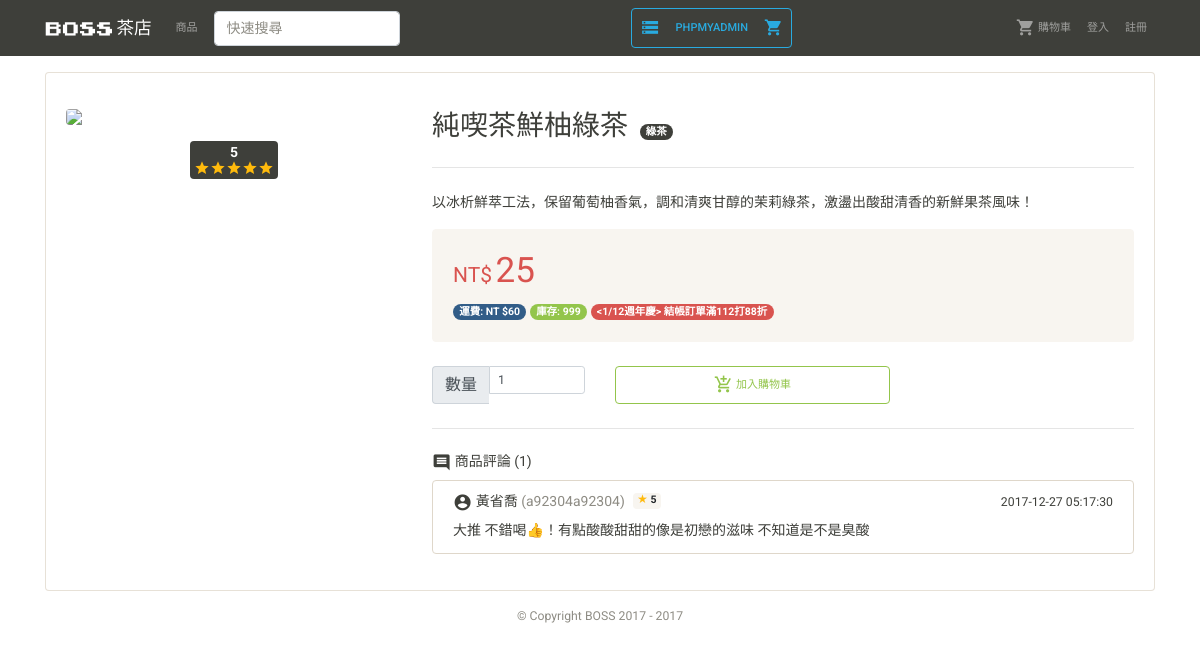
The app's page /product_detail.php?ID=5 with its own data.
### tables this page shows
CREATE TABLE DISCOUNT (
  ID INT(7) UNSIGNED AUTO_INCREMENT PRIMARY KEY,
  Type ENUM('shipping', 'seasoning', 'event'),
  PeriodFrom DATE NOT NULL,
  PeriodTo DATE NOT NULL,
  Requirement INT(7) UNSIGNED,
  Rate DOUBLE(3,3) NOT NULL,
  Info VARCHAR(100) NOT NULL,
  EventType ENUM('BOGO', 'discount')
);

CREATE TABLE COMMENT (
  ID INT(7) UNSIGNED AUTO_INCREMENT PRIMARY KEY,
  CID VARCHAR(20) NOT NULL,
  PID INT(7) UNSIGNED NOT NULL,
  Star INT(1) NOT NULL,
  Date TIMESTAMP DEFAULT CURRENT_TIMESTAMP,
  Comment VARCHAR(100) NOT NULL
);

CREATE TABLE MEMBER(
  ID VARCHAR(20) PRIMARY KEY,
  Password VARCHAR(128) NOT NULL,
  Name VARCHAR(12) NOT NULL,
  Email VARCHAR(30) NOT NULL,
  Phone VARCHAR(10) NOT NULL,
  RegDate TIMESTAMP DEFAULT CURRENT_TIMESTAMP,
  Birth DATE,
  Gender ENUM('M', 'F', 'N'),
  Address VARCHAR(100),
  Position ENUM('S', 'A', 'C') NOT NULL
);

### verification.php (called while the page is built, shortened)
<?php
$user_position='G';
$user_id='guest';

### comment.php (the view, shortened to what this page needs)
<?php
  $sqlnone = 'SELECT COUNT(*) COUNT_NUM FROM COMMENT
  WHERE PID='.$_GET['ID'];
  $comment_num=mysqli_fetch_array($conn->query($sqlnone))['COUNT_NUM'];
?>
<h6>
  <i class="material-icons">comment</i> 商品評論
  (<?php echo $comment_num; ?>)
</h6>
<div class="list-group ">
  <?php
  $sql = 'SELECT *, COMMENT.ID CommentID FROM COMMENT
          INNER JOIN MEMBER ON MEMBER.ID = COMMENT.CID
          WHERE COMMENT.PID=' . $_GET['ID'].'
          ORDER BY CommentID';
  $result = $conn->query($sql);
  while($rows=mysqli_fetch_array($result)){
    $CommentID=$rows['CommentID'];
    $CID=$rows['CID'];
    $CName=$rows['Name'];
    $Date=$rows['Date'];
    $Comment=$rows['Comment'];
    $Star=$rows['Star'];
    $Position=$rows['Position'];
    $comment_by_me=($CID==$user_id)?'list-group-item-secondary':'';
    if($Position=='A') $comment_color= 'text-danger';
    else if($Position=='S') $comment_color= 'text-warning';
    else $comment_color='';
    if($user_position=='A'||$user_position=='S') $comment_del_url= 'href="comment_del.php?CommentID='.$CommentID.'&PID='.$_GET['ID'].'"';
    else $comment_del_url='';
    $star_text='<span class="badge badge-light star mx-2">
                  <span style="color: #FFBA0C">★</span> '. $Star .'
                </span>';
    echo '<a '. $comment_del_url .' class="list-group-item list-group-item-action flex-column '. $comment_by_me .'">
            <div class="d-flex w-100 justify-content-between">
              <h6 class="mb-2 '. $comment_color . '">
              <i class="material-icons">account_circle</i> '. $CName .' <span class="text-muted">('. $CID .')</span>' . $star_text .'</h6>
              <small class="d-none d-lg-inline-block">'. $Date .'</small>
            </div>
            <p class="mb-0">'. htmlspecialchars($Comment) .'</p>
            <small class="d-inline-block d-lg-none">'. $Date .'</small>
          </a>';
  }
  ?>
</div>

### product_discount.php (shortened to what this page needs)
<?php
function PrintProductDetailDiscountBadge($info, $discount, $color){
  $full_discount_text = '<' .$info . '> ' . $discount;
  echo '<span class="badge badge-pill badge-'.$color.'">'. $full_discount_text .'</span> ';
}
$sql = 'SELECT * FROM DISCOUNT';
$result = $conn->query($sql);
while($rows = mysqli_fetch_array($result))
{
  if((date('Y-m-d')>=$rows['PeriodFrom']) && (date('Y-m-d')<=$rows['PeriodTo'])){
    switch ($rows['Type']) {
      case 'seasoning':
        $discount='結帳訂單滿'. $rows['Requirement'] .'打'.($rows['Rate']*100).'折';
        $color='danger';
        PrintProductDetailDiscountBadge($rows['Info'], $discount, $color);
        break;
      case 'event':
        $sql = "SELECT * FROM PRODUCT P , DISCOUNT D
         WHERE P.ID = ".$_GET['ID'].
         " AND D.ID = P.DID AND D.ID=". $rows['ID'];
        $result_this_product=$conn->query($sql);
        if(mysqli_num_rows($result_this_product)>=1){
          $rows_this_product = mysqli_fetch_array($result_this_product);
          if($rows_this_product['EventType']=='BOGO'){
            $discount= '此品買一送一';
          } else if($rows_this_product['EventType']=='discount'){
            $discount= '此品項'.($rows['Rate']*100).'折';
          }
          $color='info';
          PrintProductDetailDiscountBadge($rows['Info'], $discount, $color);
        }
        break;
    }
  }
}

### css/style.css (style rules this page uses)
i.material-icons { vertical-align: middle; font-size: 1.2rem; }
.star { vertical-align: top; }

### records on screen
discount: Info "<1/12週年慶> 結帳訂單滿112打88折"
comment: CID.Name "黃省喬", CID "a92304a92304", Star "5", Date "2017-12-27 05:17:30", Comment "大推 不錯喝👍！有點酸酸甜甜的像是初戀的滋味 不知道是不是臭酸"

### other values on screen
$star_num "5"
$rows['PName'] "純喫茶鮮柚綠茶"
$rows['CName'] "綠茶"
$rows['PInfo'] "以冰析鮮萃工法，保留葡萄柚香氣，調和清爽甘醇的茉莉綠茶，激盪出酸甜清香的新鮮果茶風味！"
$rows['PPriceF'] "25"
$rows['PStock'] "999"
$comment_num "1"
